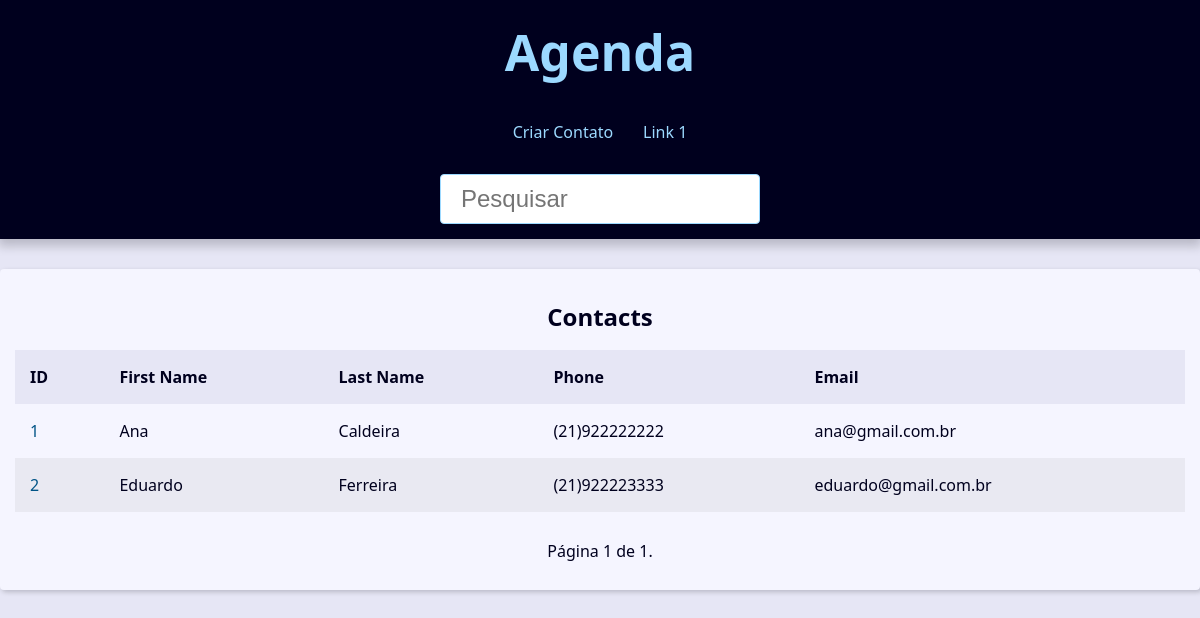
/?page=2&q=, run on an earlier commit of the app's database.
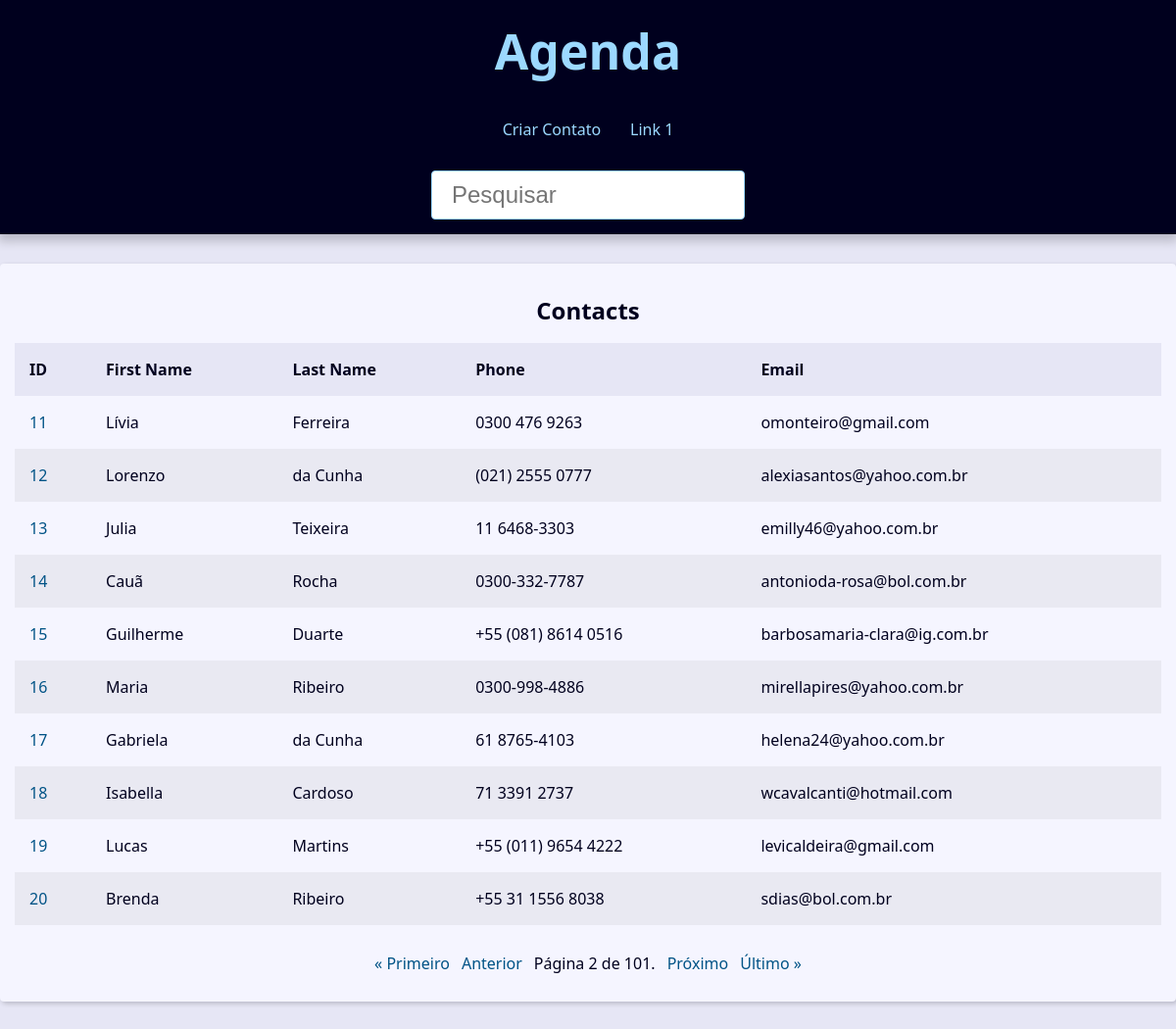
And on a later commit of the database.
### contact/models.py (models this page shows, shortened)
class Contact(models.Model):
    class Meta:
        verbose_name='Contact'
        verbose_name_plural='Contacts'
    first_name = models.CharField(max_length=50)
    last_name = models.CharField(max_length=50)
    phone = models.CharField(max_length=50)
    email = models.EmailField(max_length=254)
    created_date = models.DateTimeField(default=timezone.now)
    description = models.TextField(blank=True)
    show = models.BooleanField(default=True)
    picture = models.ImageField(blank=True, upload_to='pictures/%Y/%m/')
    category = models.ForeignKey(
        Category,
        on_delete=models.SET_NULL,
        blank=True,
        null=True
    )
    owner = models.ForeignKey(
        User,
        on_delete=models.SET_NULL,
        blank=True,
        null=True
    )

### contact/views/contact_views.py (the view)
# urls.py: path('', views.index, name="index"),
def index(request):
    contacts = Contact.objects.filter(show=True)
    paginator = Paginator(contacts, 10)
    page_number = request.GET.get("page")
    page_obj = paginator.get_page(page_number)
    context = {
        'page_obj': page_obj,
        'site_title': 'Contatos - ',
    }
    return render(request, 'contact/index.html', context)

### contact/templates/contact/index.html
{% extends 'global/base.html' %}
{% block content %}
{% if page_obj %}
    <div class="responsive-table">
        <table class="contacts-table">
            <caption class="table-caption">
                Contacts
            </caption>
            <thead>
                <tr class="table-row table-row-header">
                    <th class="table-header">ID</th>
                    <th class="table-header">First Name</th>
                    <th class="table-header">Last Name</th>
                    <th class="table-header">Phone</th>
                    <th class="table-header">Email</th>
                </tr>
            </thead>
            <tbody>
                {% for c in page_obj %}
                    <tr class="table-row">
                        <td class="table-cel">
                            <a href="{% url 'contact:contact' c.id %}" class="table-link">
                                {{c.id}}
                            </a>
                        </td>
                        <td class="table-cel">{{c.first_name}}</td>
                        <td class="table-cel">{{c.last_name}}</td>
                        <td class="table-cel">{{c.phone}}</td>
                        <td class="table-cel">{{c.email}}</td>
                    </tr>
                {% endfor %}
            </tbody>
        </table>
    </div>
{% else %}
<div class="single-contact">
    <h1 class="single-contact-name">
        Nenhum contato encontrado
    </h1>
</div>
{% endif %}
{% endblock content %}

What changed in the data, as far as the page shows it:
no longer on this page (row edited): Contact: id "1", first_name "Ana", last_name "Caldeira", phone "(21)922222222", email "ana@gmail.com.br"
no longer on this page (row unchanged): Contact: id "2", first_name "Eduardo", last_name "Ferreira", phone "(21)922223333", email "eduardo@gmail.com.br"
added Contact: id "11", first_name "Lívia", last_name "Ferreira", phone "0300 476 9263", email "omonteiro@gmail.com"
added Contact: id "12", first_name "Lorenzo", last_name "da Cunha", phone "(021) 2555 0777", email "alexiasantos@yahoo.com.br"
added Contact: id "13", first_name "Julia", last_name "Teixeira", phone "11 6468-3303", email "emilly46@yahoo.com.br"
added Contact: id "14", first_name "Cauã", last_name "Rocha", phone "0300-332-7787", email "antonioda-rosa@bol.com.br"
added Contact: id "15", first_name "Guilherme", last_name "Duarte", phone "+55 (081) 8614 0516", email "barbosamaria-clara@ig.com.br"
added Contact: id "16", first_name "Maria", last_name "Ribeiro", phone "0300-998-4886", email "mirellapires@yahoo.com.br"
added Contact: id "17", first_name "Gabriela", last_name "da Cunha", phone "61 8765-4103", email "helena24@yahoo.com.br"
added Contact: id "18", first_name "Isabella", last_name "Cardoso", phone "71 3391 2737", email "wcavalcanti@hotmail.com"
added Contact: id "19", first_name "Lucas", last_name "Martins", phone "+55 (011) 9654 4222", email "levicaldeira@gmail.com"
added Contact: id "20", first_name "Brenda", last_name "Ribeiro", phone "+55 31 1556 8038", email "sdias@bol.com.br"
Also different on the page:
{{ page_obj.number }}: "1" → "2"
{{ page_obj.paginator.num_pages }}: "1" → "101"
text now shown: "« Primeiro Anterior Próximo Último »"
